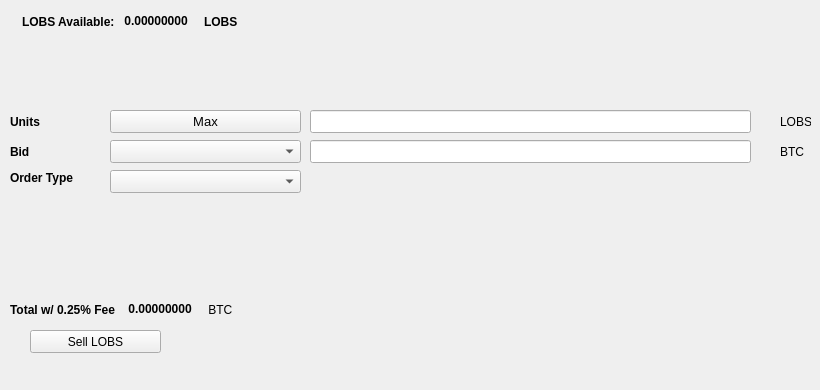
   <widget class="QWidget" name="SellTab">
    <attribute name="title">
     <string>Sell</string>
    </attribute>
    <widget class="QLabel" name="label_16">
     <property name="geometry">
      <rect>
       <x>780</x>
       <y>140</y>
       <width>31</width>
       <height>23</height>
      </rect>
     </property>
     <property name="text">
      <string>BTC</string>
     </property>
    </widget>
    <widget class="QComboBox" name="SellBidcomboBox">
     <property name="geometry">
      <rect>
       <x>110</x>
       <y>140</y>
       <width>191</width>
       <height>23</height>
      </rect>
     </property>
     <property name="font">
      <font>
       <pointsize>10</pointsize>
      </font>
     </property>
    </widget>
    <widget class="QLabel" name="label_18">
     <property name="geometry">
      <rect>
       <x>10</x>
       <y>110</y>
       <width>46</width>
       <height>23</height>
      </rect>
     </property>
     <property name="font">
      <font>
       <weight>75</weight>
       <bold>true</bold>
      </font>
     </property>
     <property name="text">
      <string>Units</string>
     </property>
    </widget>
    <widget class="QPushButton" name="Sell_Max_Amount">
     <property name="geometry">
      <rect>
       <x>110</x>
       <y>110</y>
       <width>191</width>
       <height>23</height>
      </rect>
     </property>
     <property name="font">
      <font>
       <pointsize>10</pointsize>
      </font>
     </property>
     <property name="text">
      <string>Max</string>
     </property>
    </widget>
    <widget class="QLabel" name="label_20">
     <property name="geometry">
      <rect>
       <x>10</x>
       <y>170</y>
       <width>91</width>
       <height>16</height>
      </rect>
     </property>
     <property name="font">
      <font>
       <weight>75</weight>
       <bold>true</bold>
      </font>
     </property>
     <property name="text">
      <string>Order Type</string>
     </property>
    </widget>
    <widget class="QComboBox" name="SellOrdertypeCombo">
     <property name="geometry">
      <rect>
       <x>110</x>
       <y>170</y>
       <width>191</width>
       <height>23</height>
      </rect>
     </property>
     <property name="font">
      <font>
       <pointsize>10</pointsize>
      </font>
     </property>
    </widget>
    <widget class="QLabel" name="label_21">
     <property name="geometry">
      <rect>
       <x>10</x>
       <y>140</y>
       <width>46</width>
       <height>23</height>
      </rect>
     </property>
     <property name="font">
      <font>
       <weight>75</weight>
       <bold>true</bold>
      </font>
     </property>
     <property name="text">
      <string>Bid</string>
     </property>
    </widget>
    <widget class="QLabel" name="label_22">
     <property name="geometry">
      <rect>
       <x>780</x>
       <y>110</y>
       <width>31</width>
       <height>23</height>
      </rect>
     </property>
     <property name="text">
      <string>LOBS</string>
     </property>
    </widget>
    <widget class="QLineEdit" name="UnitsInputLOBS">
     <property name="geometry">
      <rect>
       <x>310</x>
       <y>110</y>
       <width>441</width>
       <height>23</height>
      </rect>
     </property>
     <property name="font">
      <font>
       <pointsize>9</pointsize>
       <weight>75</weight>
       <bold>true</bold>
      </font>
     </property>
    </widget>
    <widget class="QLineEdit" name="SellBidPriceEdit">
     <property name="geometry">
      <rect>
       <x>310</x>
       <y>140</y>
       <width>441</width>
       <height>23</height>
      </rect>
     </property>
     <property name="font">
      <font>
       <pointsize>9</pointsize>
       <weight>75</weight>
       <bold>true</bold>
      </font>
     </property>
    </widget>
    <widget class="QPushButton" name="SellLOBSBTN">
     <property name="geometry">
      <rect>
       <x>30</x>
       <y>330</y>
       <width>131</width>
       <height>23</height>
      </rect>
     </property>
     <property name="text">
      <string>Sell LOBS</string>
     </property>
     <property name="icon">
      <iconset resource="../lobstex">
       <normaloff>:/icons/bitcoin</normaloff>:/icons/bitcoin</iconset>
     </property>
    </widget>
    <widget class="QWidget" name="layoutWidget3">
     <property name="geometry">
      <rect>
       <x>22</x>
       <y>12</y>
       <width>258</width>
       <height>19</height>
      </rect>
     </property>
     <layout class="QHBoxLayout" name="horizontalLayout">
      <item>
       <widget class="QLabel" name="label232_2">
        <property name="font">
         <font>
          <weight>75</weight>
          <bold>true</bold>
         </font>
        </property>
        <property name="text">
         <string>LOBS Available:</string>
        </property>
       </widget>
      </item>
      <item>
       <widget class="QLabel" name="LOBSAvailableLabel">
        <property name="palette">
         <palette>
          <active>
           <colorrole role="WindowText">
            <brush brushstyle="SolidPattern">
             <color alpha="255">
              <red>0</red>
              <green>0</green>
              <blue>0</blue>
             </color>
            </brush>
           </colorrole>
           <colorrole role="Button">
            <brush brushstyle="SolidPattern">
             <color alpha="255">
              <red>0</red>
              <green>170</green>
              <blue>0</blue>
             </color>
            </brush>
           </colorrole>
           <colorrole role="Light">
            <brush brushstyle="SolidPattern">
             <color alpha="255">
              <red>0</red>
              <green>255</green>
              <blue>0</blue>
             </color>
            </brush>
           </colorrole>
           <colorrole role="Midlight">
            <brush brushstyle="SolidPattern">
             <color alpha="255">
              <red>0</red>
              <green>212</green>
              <blue>0</blue>
             </color>
            </brush>
           </colorrole>
           <colorrole role="Dark">
            <brush brushstyle="SolidPattern">
             <color alpha="255">
              <red>0</red>
              <green>85</green>
              <blue>0</blue>
             </color>
            </brush>
           </colorrole>
           <colorrole role="Mid">
            <brush brushstyle="SolidPattern">
             <color alpha="255">
              <red>0</red>
              <green>113</green>
              <blue>0</blue>
             </color>
            </brush>
           </colorrole>
           <colorrole role="Text">
            <brush brushstyle="SolidPattern">
             <color alpha="255">
              <red>0</red>
              <green>170</green>
              <blue>0</blue>
             </color>
            </brush>
           </colorrole>
           <colorrole role="BrightText">
            <brush brushstyle="SolidPattern">
             <color alpha="255">
              <red>255</red>
              <green>255</green>
              <blue>255</blue>
             </color>
            </brush>
           </colorrole>
           <colorrole role="ButtonText">
            <brush brushstyle="SolidPattern">
             <color alpha="255">
              <red>0</red>
              <green>0</green>
              <blue>0</blue>
             </color>
            </brush>
           </colorrole>
           <colorrole role="Base">
            <brush brushstyle="SolidPattern">
             <color alpha="255">
              <red>255</red>
              <green>255</green>
              <blue>255</blue>
             </color>
            </brush>
           </colorrole>
           <colorrole role="Window">
            <brush brushstyle="SolidPattern">
             <color alpha="255">
              <red>0</red>
              <green>170</green>
              <blue>0</blue>
             </color>
            </brush>
           </colorrole>
           <colorrole role="Shadow">
            <brush brushstyle="SolidPattern">
             <color alpha="255">
              <red>0</red>
              <green>0</green>
              <blue>0</blue>
             </color>
            </brush>
           </colorrole>
           <colorrole role="AlternateBase">
            <brush brushstyle="SolidPattern">
             <color alpha="255">
              <red>127</red>
              <green>212</green>
              <blue>127</blue>
             </color>
            </brush>
           </colorrole>
           <colorrole role="ToolTipBase">
            <brush brushstyle="SolidPattern">
             <color alpha="255">
              <red>255</red>
              <green>255</green>
              <blue>220</blue>
             </color>
            </brush>
           </colorrole>
           <colorrole role="ToolTipText">
            <brush brushstyle="SolidPattern">
             <color alpha="255">
              <red>0</red>
              <green>0</green>
              <blue>0</blue>
             </color>
            </brush>
           </colorrole>
          </active>
          <inactive>
           <colorrole role="WindowText">
            <brush brushstyle="SolidPattern">
             <color alpha="255">
              <red>0</red>
              <green>0</green>
              <blue>0</blue>
             </color>
            </brush>
           </colorrole>
           <colorrole role="Button">
            <brush brushstyle="SolidPattern">
             <color alpha="255">
              <red>0</red>
              <green>170</green>
              <blue>0</blue>
             </color>
            </brush>
           </colorrole>
           <colorrole role="Light">
            <brush brushstyle="SolidPattern">
             <color alpha="255">
              <red>0</red>
              <green>255</green>
              <blue>0</blue>
             </color>
            </brush>
           </colorrole>
           <colorrole role="Midlight">
            <brush brushstyle="SolidPattern">
             <color alpha="255">
              <red>0</red>
              <green>212</green>
              <blue>0</blue>
             </color>
            </brush>
           </colorrole>
           <colorrole role="Dark">
            <brush brushstyle="SolidPattern">
             <color alpha="255">
              <red>0</red>
              <green>85</green>
              <blue>0</blue>
             </color>
            </brush>
           </colorrole>
           <colorrole role="Mid">
            <brush brushstyle="SolidPattern">
             <color alpha="255">
              <red>0</red>
              <green>113</green>
              <blue>0</blue>
             </color>
            </brush>
           </colorrole>
           <colorrole role="Text">
            <brush brushstyle="SolidPattern">
             <color alpha="255">
              <red>0</red>
              <green>170</green>
              <blue>0</blue>
             </color>
            </brush>
           </colorrole>
           <colorrole role="BrightText">
            <brush brushstyle="SolidPattern">
             <color alpha="255">
              <red>255</red>
              <green>255</green>
              <blue>255</blue>
             </color>
            </brush>
           </colorrole>
           <colorrole role="ButtonText">
            <brush brushstyle="SolidPattern">
             <color alpha="255">
              <red>0</red>
              <green>0</green>
              <blue>0</blue>
             </color>
            </brush>
           </colorrole>
           <colorrole role="Base">
            <brush brushstyle="SolidPattern">
             <color alpha="255">
              <red>255</red>
              <green>255</green>
              <blue>255</blue>
             </color>
            </brush>
           </colorrole>
           <colorrole role="Window">
            <brush brushstyle="SolidPattern">
             <color alpha="255">
              <red>0</red>
              <green>170</green>
              <blue>0</blue>
             </color>
            </brush>
           </colorrole>
           <colorrole role="Shadow">
            <brush brushstyle="SolidPattern">
             <color alpha="255">
              <red>0</red>
              <green>0</green>
              <blue>0</blue>
             </color>
            </brush>
           </colorrole>
           <colorrole role="AlternateBase">
            <brush brushstyle="SolidPattern">
             <color alpha="255">
              <red>127</red>
              <green>212</green>
              <blue>127</blue>
             </color>
            </brush>
           </colorrole>
           <colorrole role="ToolTipBase">
            <brush brushstyle="SolidPattern">
             <color alpha="255">
              <red>255</red>
              <green>255</green>
              <blue>220</blue>
             </color>
            </brush>
           </colorrole>
           <colorrole role="ToolTipText">
            <brush brushstyle="SolidPattern">
             <color alpha="255">
              <red>0</red>
              <green>0</green>
              <blue>0</blue>
             </color>
            </brush>
           </colorrole>
          </inactive>
          <disabled>
           <colorrole role="WindowText">
            <brush brushstyle="SolidPattern">
             <color alpha="255">
              <red>0</red>
              <green>85</green>
              <blue>0</blue>
             </color>
            </brush>
           </colorrole>
           <colorrole role="Button">
            <brush brushstyle="SolidPattern">
             <color alpha="255">
              <red>0</red>
              <green>170</green>
              <blue>0</blue>
             </color>
            </brush>
           </colorrole>
           <colorrole role="Light">
            <brush brushstyle="SolidPattern">
             <color alpha="255">
              <red>0</red>
              <green>255</green>
              <blue>0</blue>
             </color>
            </brush>
           </colorrole>
           <colorrole role="Midlight">
            <brush brushstyle="SolidPattern">
             <color alpha="255">
              <red>0</red>
              <green>212</green>
              <blue>0</blue>
             </color>
            </brush>
           </colorrole>
           <colorrole role="Dark">
            <brush brushstyle="SolidPattern">
             <color alpha="255">
              <red>0</red>
              <green>85</green>
              <blue>0</blue>
             </color>
            </brush>
           </colorrole>
           <colorrole role="Mid">
            <brush brushstyle="SolidPattern">
             <color alpha="255">
              <red>0</red>
              <green>113</green>
              <blue>0</blue>
             </color>
            </brush>
           </colorrole>
           <colorrole role="Text">
            <brush brushstyle="SolidPattern">
             <color alpha="255">
              <red>0</red>
              <green>85</green>
              <blue>0</blue>
             </color>
            </brush>
           </colorrole>
           <colorrole role="BrightText">
            <brush brushstyle="SolidPattern">
             <color alpha="255">
              <red>255</red>
              <green>255</green>
              <blue>255</blue>
             </color>
            </brush>
           </colorrole>
           <colorrole role="ButtonText">
            <brush brushstyle="SolidPattern">
             <color alpha="255">
              <red>0</red>
              <green>85</green>
              <blue>0</blue>
             </color>
            </brush>
           </colorrole>
           <colorrole role="Base">
            <brush brushstyle="SolidPattern">
             <color alpha="255">
              <red>0</red>
              <green>170</green>
              <blue>0</blue>
             </color>
            </brush>
           </colorrole>
           <colorrole role="Window">
            <brush brushstyle="SolidPattern">
             <color alpha="255">
              <red>0</red>
              <green>170</green>
              <blue>0</blue>
             </color>
            </brush>
           </colorrole>
           <colorrole role="Shadow">
            <brush brushstyle="SolidPattern">
             <color alpha="255">
              <red>0</red>
              <green>0</green>
              <blue>0</blue>
             </color>
            </brush>
           </colorrole>
           <colorrole role="AlternateBase">
            <brush brushstyle="SolidPattern">
             <color alpha="255">
              <red>0</red>
              <green>170</green>
              <blue>0</blue>
             </color>
            </brush>
           </colorrole>
           <colorrole role="ToolTipBase">
            <brush brushstyle="SolidPattern">
             <color alpha="255">
              <red>255</red>
              <green>255</green>
              <blue>220</blue>
             </color>
            </brush>
           </colorrole>
           <colorrole role="ToolTipText">
            <brush brushstyle="SolidPattern">
             <color alpha="255">
              <red>0</red>
              <green>0</green>
              <blue>0</blue>
             </color>
            </brush>
           </colorrole>
          </disabled>
         </palette>
        </property>
        <property name="font">
         <font>
          <weight>75</weight>
          <bold>true</bold>
         </font>
        </property>
        <property name="text">
         <string> 0.00000000 </string>
        </property>
        <property name="textInteractionFlags">
         <set>Qt::LinksAccessibleByMouse|Qt::TextSelectableByKeyboard|Qt::TextSelectableByMouse</set>
        </property>
       </widget>
      </item>
      <item>
       <widget class="QLabel" name="labelLOBS">
        <property name="font">
         <font>
          <weight>75</weight>
          <bold>true</bold>
         </font>
        </property>
        <property name="text">
         <string>LOBS</string>
        </property>
       </widget>
      </item>
     </layout>
    </widget>
    <widget class="QWidget" name="layoutWidget">
     <property name="geometry">
      <rect>
       <x>10</x>
       <y>300</y>
       <width>268</width>
       <height>19</height>
      </rect>
     </property>
     <layout class="QHBoxLayout" name="horizontalLayout_2">
      <item>
       <widget class="QLabel" name="label_19">
        <property name="font">
         <font>
          <weight>75</weight>
          <bold>true</bold>
         </font>
        </property>
        <property name="text">
         <string>Total w/ 0.25% Fee </string>
        </property>
       </widget>
      </item>
      <item>
       <widget class="QLabel" name="SellCostLabel">
        <property name="palette">
         <palette>
          <active>
           <colorrole role="WindowText">
            <brush brushstyle="SolidPattern">
             <color alpha="255">
              <red>0</red>
              <green>0</green>
              <blue>0</blue>
             </color>
            </brush>
           </colorrole>
           <colorrole role="Button">
            <brush brushstyle="SolidPattern">
             <color alpha="255">
              <red>0</red>
              <green>170</green>
              <blue>0</blue>
             </color>
            </brush>
           </colorrole>
           <colorrole role="Light">
            <brush brushstyle="SolidPattern">
             <color alpha="255">
              <red>0</red>
              <green>255</green>
              <blue>0</blue>
             </color>
            </brush>
           </colorrole>
           <colorrole role="Midlight">
            <brush brushstyle="SolidPattern">
             <color alpha="255">
              <red>0</red>
              <green>212</green>
              <blue>0</blue>
             </color>
            </brush>
           </colorrole>
           <colorrole role="Dark">
            <brush brushstyle="SolidPattern">
             <color alpha="255">
              <red>0</red>
              <green>85</green>
              <blue>0</blue>
             </color>
            </brush>
           </colorrole>
           <colorrole role="Mid">
            <brush brushstyle="SolidPattern">
             <color alpha="255">
              <red>0</red>
              <green>113</green>
              <blue>0</blue>
             </color>
            </brush>
           </colorrole>
           <colorrole role="Text">
            <brush brushstyle="SolidPattern">
             <color alpha="255">
              <red>0</red>
              <green>170</green>
              <blue>0</blue>
             </color>
            </brush>
           </colorrole>
           <colorrole role="BrightText">
            <brush brushstyle="SolidPattern">
             <color alpha="255">
              <red>255</red>
              <green>255</green>
              <blue>255</blue>
             </color>
            </brush>
           </colorrole>
           <colorrole role="ButtonText">
            <brush brushstyle="SolidPattern">
             <color alpha="255">
              <red>0</red>
              <green>0</green>
              <blue>0</blue>
             </color>
            </brush>
           </colorrole>
           <colorrole role="Base">
            <brush brushstyle="SolidPattern">
             <color alpha="255">
              <red>255</red>
              <green>255</green>
              <blue>255</blue>
             </color>
            </brush>
           </colorrole>
           <colorrole role="Window">
            <brush brushstyle="SolidPattern">
             <color alpha="255">
              <red>0</red>
              <green>170</green>
              <blue>0</blue>
             </color>
            </brush>
           </colorrole>
           <colorrole role="Shadow">
            <brush brushstyle="SolidPattern">
             <color alpha="255">
              <red>0</red>
              <green>0</green>
              <blue>0</blue>
             </color>
            </brush>
           </colorrole>
           <colorrole role="AlternateBase">
            <brush brushstyle="SolidPattern">
             <color alpha="255">
              <red>127</red>
              <green>212</green>
              <blue>127</blue>
             </color>
            </brush>
           </colorrole>
           <colorrole role="ToolTipBase">
            <brush brushstyle="SolidPattern">
             <color alpha="255">
              <red>255</red>
              <green>255</green>
              <blue>220</blue>
             </color>
            </brush>
           </colorrole>
           <colorrole role="ToolTipText">
            <brush brushstyle="SolidPattern">
             <color alpha="255">
              <red>0</red>
              <green>0</green>
              <blue>0</blue>
             </color>
            </brush>
           </colorrole>
          </active>
          <inactive>
           <colorrole role="WindowText">
            <brush brushstyle="SolidPattern">
             <color alpha="255">
              <red>0</red>
              <green>0</green>
              <blue>0</blue>
             </color>
            </brush>
           </colorrole>
           <colorrole role="Button">
            <brush brushstyle="SolidPattern">
             <color alpha="255">
              <red>0</red>
              <green>170</green>
              <blue>0</blue>
             </color>
            </brush>
           </colorrole>
           <colorrole role="Light">
            <brush brushstyle="SolidPattern">
             <color alpha="255">
              <red>0</red>
              <green>255</green>
              <blue>0</blue>
             </color>
            </brush>
           </colorrole>
           <colorrole role="Midlight">
            <brush brushstyle="SolidPattern">
             <color alpha="255">
              <red>0</red>
              <green>212</green>
              <blue>0</blue>
             </color>
            </brush>
           </colorrole>
           <colorrole role="Dark">
            <brush brushstyle="SolidPattern">
             <color alpha="255">
              <red>0</red>
              <green>85</green>
              <blue>0</blue>
             </color>
            </brush>
           </colorrole>
           <colorrole role="Mid">
            <brush brushstyle="SolidPattern">
             <color alpha="255">
              <red>0</red>
              <green>113</green>
              <blue>0</blue>
             </color>
            </brush>
           </colorrole>
           <colorrole role="Text">
            <brush brushstyle="SolidPattern">
             <color alpha="255">
              <red>0</red>
              <green>170</green>
              <blue>0</blue>
             </color>
            </brush>
           </colorrole>
           <colorrole role="BrightText">
            <brush brushstyle="SolidPattern">
             <color alpha="255">
              <red>255</red>
              <green>255</green>
              <blue>255</blue>
             </color>
            </brush>
           </colorrole>
           <colorrole role="ButtonText">
            <brush brushstyle="SolidPattern">
             <color alpha="255">
              <red>0</red>
              <green>0</green>
              <blue>0</blue>
             </color>
            </brush>
           </colorrole>
           <colorrole role="Base">
            <brush brushstyle="SolidPattern">
             <color alpha="255">
              <red>255</red>
              <green>255</green>
              <blue>255</blue>
             </color>
            </brush>
           </colorrole>
           <colorrole role="Window">
            <brush brushstyle="SolidPattern">
             <color alpha="255">
              <red>0</red>
              <green>170</green>
              <blue>0</blue>
             </color>
            </brush>
           </colorrole>
           <colorrole role="Shadow">
            <brush brushstyle="SolidPattern">
             <color alpha="255">
              <red>0</red>
              <green>0</green>
              <blue>0</blue>
             </color>
            </brush>
           </colorrole>
           <colorrole role="AlternateBase">
            <brush brushstyle="SolidPattern">
             <color alpha="255">
              <red>127</red>
              <green>212</green>
              <blue>127</blue>
             </color>
            </brush>
           </colorrole>
           <colorrole role="ToolTipBase">
            <brush brushstyle="SolidPattern">
             <color alpha="255">
              <red>255</red>
              <green>255</green>
              <blue>220</blue>
             </color>
            </brush>
           </colorrole>
           <colorrole role="ToolTipText">
            <brush brushstyle="SolidPattern">
             <color alpha="255">
              <red>0</red>
              <green>0</green>
              <blue>0</blue>
             </color>
            </brush>
           </colorrole>
          </inactive>
          <disabled>
           <colorrole role="WindowText">
            <brush brushstyle="SolidPattern">
             <color alpha="255">
              <red>0</red>
              <green>85</green>
              <blue>0</blue>
             </color>
            </brush>
           </colorrole>
           <colorrole role="Button">
            <brush brushstyle="SolidPattern">
             <color alpha="255">
              <red>0</red>
              <green>170</green>
              <blue>0</blue>
             </color>
            </brush>
           </colorrole>
           <colorrole role="Light">
            <brush brushstyle="SolidPattern">
             <color alpha="255">
              <red>0</red>
              <green>255</green>
              <blue>0</blue>
             </color>
            </brush>
           </colorrole>
           <colorrole role="Midlight">
            <brush brushstyle="SolidPattern">
             <color alpha="255">
              <red>0</red>
              <green>212</green>
              <blue>0</blue>
             </color>
            </brush>
           </colorrole>
           <colorrole role="Dark">
            <brush brushstyle="SolidPattern">
             <color alpha="255">
              <red>0</red>
              <green>85</green>
              <blue>0</blue>
             </color>
            </brush>
           </colorrole>
           <colorrole role="Mid">
            <brush brushstyle="SolidPattern">
             <color alpha="255">
              <red>0</red>
              <green>113</green>
              <blue>0</blue>
             </color>
            </brush>
           </colorrole>
           <colorrole role="Text">
            <brush brushstyle="SolidPattern">
             <color alpha="255">
              <red>0</red>
              <green>85</green>
              <blue>0</blue>
             </color>
            </brush>
           </colorrole>
           <colorrole role="BrightText">
            <brush brushstyle="SolidPattern">
             <color alpha="255">
              <red>255</red>
              <green>255</green>
              <blue>255</blue>
             </color>
            </brush>
           </colorrole>
           <colorrole role="ButtonText">
            <brush brushstyle="SolidPattern">
             <color alpha="255">
              <red>0</red>
              <green>85</green>
              <blue>0</blue>
             </color>
            </brush>
           </colorrole>
           <colorrole role="Base">
            <brush brushstyle="SolidPattern">
             <color alpha="255">
              <red>0</red>
              <green>170</green>
              <blue>0</blue>
             </color>
            </brush>
           </colorrole>
           <colorrole role="Window">
            <brush brushstyle="SolidPattern">
             <color alpha="255">
              <red>0</red>
              <green>170</green>
              <blue>0</blue>
             </color>
            </brush>
           </colorrole>
           <colorrole role="Shadow">
            <brush brushstyle="SolidPattern">
             <color alpha="255">
              <red>0</red>
              <green>0</green>
              <blue>0</blue>
             </color>
            </brush>
           </colorrole>
           <colorrole role="AlternateBase">
            <brush brushstyle="SolidPattern">
             <color alpha="255">
              <red>0</red>
              <green>170</green>
              <blue>0</blue>
             </color>
            </brush>
           </colorrole>
           <colorrole role="ToolTipBase">
            <brush brushstyle="SolidPattern">
             <color alpha="255">
              <red>255</red>
              <green>255</green>
              <blue>220</blue>
             </color>
            </brush>
           </colorrole>
           <colorrole role="ToolTipText">
            <brush brushstyle="SolidPattern">
             <color alpha="255">
              <red>0</red>
              <green>0</green>
              <blue>0</blue>
             </color>
            </brush>
           </colorrole>
          </disabled>
         </palette>
        </property>
        <property name="font">
         <font>
          <weight>75</weight>
          <bold>true</bold>
         </font>
        </property>
        <property name="autoFillBackground">
         <bool>false</bool>
        </property>
        <property name="text">
         <string> 0.00000000</string>
        </property>
        <property name="textInteractionFlags">
         <set>Qt::LinksAccessibleByMouse|Qt::TextSelectableByMouse</set>
        </property>
       </widget>
      </item>
      <item>
       <widget class="QLabel" name="label_17">
        <property name="font">
         <font>
          <weight>50</weight>
          <bold>false</bold>
         </font>
        </property>
        <property name="text">
         <string> BTC</string>
        </property>
       </widget>
      </item>
     </layout>
    </widget>
    <widget class="QLabel" name="label_23">
     <property name="geometry">
      <rect>
       <x>460</x>
       <y>300</y>
       <width>281</width>
       <height>81</height>
      </rect>
     </property>
     <property name="text">
      <string/>
     </property>
     <property name="pixmap">
      <pixmap>:/images/bittrex</pixmap>
     </property>
    </widget>
   </widget>
